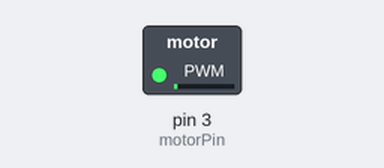
Bench run of a sketch on a simulated Arduino Uno, built with avr-gcc and run on an emulated ATmega328P. On the bench: switched loads named in the sketch (green lamp = pin HIGH).

Above: at 0.05 s.
At 0.95 s:
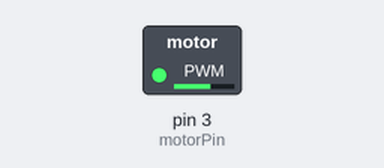
At 1.9 s:
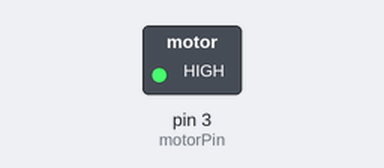
At 3.75 s:
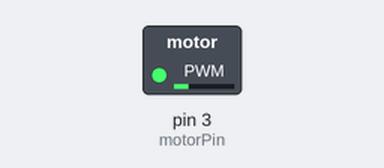
Timing chart, 0 to 6.7 s (numbered marks = the images above):
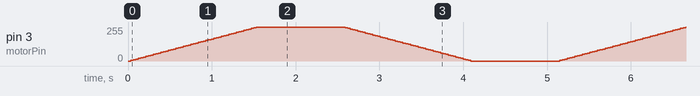

The sketch:

arduino_robot_code.ino
```cpp
const int motorPin = 3;
void setup() {
  pinMode(motorPin, OUTPUT);
}
void loop() {
  for (int speed = 0; speed <= 255; speed += 5) {
    analogWrite(motorPin, speed);
    delay(30);
  }
  delay(1000);
  for (int speed = 255; speed >= 0; speed -= 5) {
    analogWrite(motorPin, speed);
    delay(30);
  }
  delay(1000);
}
```
